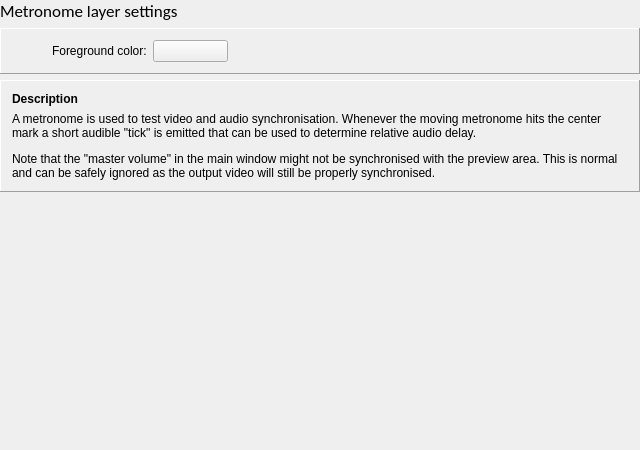
<?xml version="1.0" encoding="UTF-8"?>
<ui version="4.0">
 <class>SyncLayerDialog</class>
 <widget class="QWidget" name="SyncLayerDialog">
  <property name="geometry">
   <rect>
    <x>0</x>
    <y>0</y>
    <width>640</width>
    <height>450</height>
   </rect>
  </property>
  <property name="windowTitle">
   <string>Form</string>
  </property>
  <layout class="QVBoxLayout" name="verticalLayout">
   <property name="leftMargin">
    <number>0</number>
   </property>
   <property name="topMargin">
    <number>0</number>
   </property>
   <property name="rightMargin">
    <number>0</number>
   </property>
   <property name="bottomMargin">
    <number>0</number>
   </property>
   <item>
    <widget class="QLabel" name="label_3">
     <property name="font">
      <font>
       <family>Calibri</family>
       <pointsize>13</pointsize>
      </font>
     </property>
     <property name="text">
      <string>Metronome layer settings</string>
     </property>
    </widget>
   </item>
   <item>
    <widget class="StyledFrame" name="frame">
     <property name="frameShape">
      <enum>QFrame::Panel</enum>
     </property>
     <property name="frameShadow">
      <enum>QFrame::Raised</enum>
     </property>
     <layout class="QGridLayout" name="gridLayout">
      <item row="0" column="1">
       <widget class="QLabel" name="label">
        <property name="text">
         <string>Foreground color:</string>
        </property>
        <property name="buddy">
         <cstring>colorBtn</cstring>
        </property>
       </widget>
      </item>
      <item row="0" column="2">
       <widget class="ColorButton" name="colorBtn">
        <property name="minimumSize">
         <size>
          <width>75</width>
          <height>0</height>
         </size>
        </property>
        <property name="maximumSize">
         <size>
          <width>75</width>
          <height>16777215</height>
         </size>
        </property>
       </widget>
      </item>
      <item row="0" column="3">
       <spacer name="horizontalSpacer_3">
        <property name="orientation">
         <enum>Qt::Horizontal</enum>
        </property>
        <property name="sizeType">
         <enum>QSizePolicy::Expanding</enum>
        </property>
        <property name="sizeHint" stdset="0">
         <size>
          <width>20</width>
          <height>20</height>
         </size>
        </property>
       </spacer>
      </item>
      <item row="0" column="0">
       <spacer name="horizontalSpacer">
        <property name="orientation">
         <enum>Qt::Horizontal</enum>
        </property>
        <property name="sizeType">
         <enum>QSizePolicy::Fixed</enum>
        </property>
        <property name="sizeHint" stdset="0">
         <size>
          <width>40</width>
          <height>20</height>
         </size>
        </property>
       </spacer>
      </item>
     </layout>
    </widget>
   </item>
   <item>
    <widget class="StyledInfoFrame" name="frame_2">
     <property name="frameShape">
      <enum>QFrame::Panel</enum>
     </property>
     <property name="frameShadow">
      <enum>QFrame::Raised</enum>
     </property>
     <layout class="QVBoxLayout" name="verticalLayout_2">
      <item>
       <widget class="QLabel" name="label_2">
        <property name="font">
         <font>
          <weight>75</weight>
          <bold>true</bold>
         </font>
        </property>
        <property name="text">
         <string>Description</string>
        </property>
       </widget>
      </item>
      <item>
       <widget class="QLabel" name="label_4">
        <property name="text">
         <string>&lt;html&gt;&lt;head/&gt;&lt;body&gt;&lt;p&gt;A metronome is used to test video and audio synchronisation. Whenever the moving metronome hits the center mark a short audible &amp;quot;tick&amp;quot; is emitted that can be used to determine relative audio delay.&lt;/p&gt;&lt;p&gt;Note that the &amp;quot;master volume&amp;quot; in the main window might not be synchronised with the preview area. This is normal and can be safely ignored as the output video will still be properly synchronised.&lt;/p&gt;&lt;/body&gt;&lt;/html&gt;</string>
        </property>
        <property name="wordWrap">
         <bool>true</bool>
        </property>
       </widget>
      </item>
     </layout>
    </widget>
   </item>
   <item>
    <widget class="EmbossWidgetSmall" name="widget" native="true">
     <property name="sizePolicy">
      <sizepolicy hsizetype="Preferred" vsizetype="MinimumExpanding">
       <horstretch>0</horstretch>
       <verstretch>0</verstretch>
      </sizepolicy>
     </property>
    </widget>
   </item>
  </layout>
 </widget>
 <layoutdefault spacing="6" margin="11"/>
 <customwidgets>
  <customwidget>
   <class>StyledFrame</class>
   <extends>QFrame</extends>
   <header>Widgets/styledframe.h</header>
   <container>1</container>
  </customwidget>
  <customwidget>
   <class>ColorButton</class>
   <extends>QPushButton</extends>
   <header>Widgets/colorbutton.h</header>
  </customwidget>
  <customwidget>
   <class>StyledInfoFrame</class>
   <extends>QFrame</extends>
   <header>Widgets/styledframe.h</header>
   <container>1</container>
  </customwidget>
  <customwidget>
   <class>EmbossWidgetSmall</class>
   <extends>QWidget</extends>
   <header>Widgets/embosswidget.h</header>
   <container>1</container>
  </customwidget>
 </customwidgets>
 <tabstops>
  <tabstop>colorBtn</tabstop>
 </tabstops>
 <resources>
  <include location="../Mishira.qrc"/>
 </resources>
 <connections/>
</ui>
